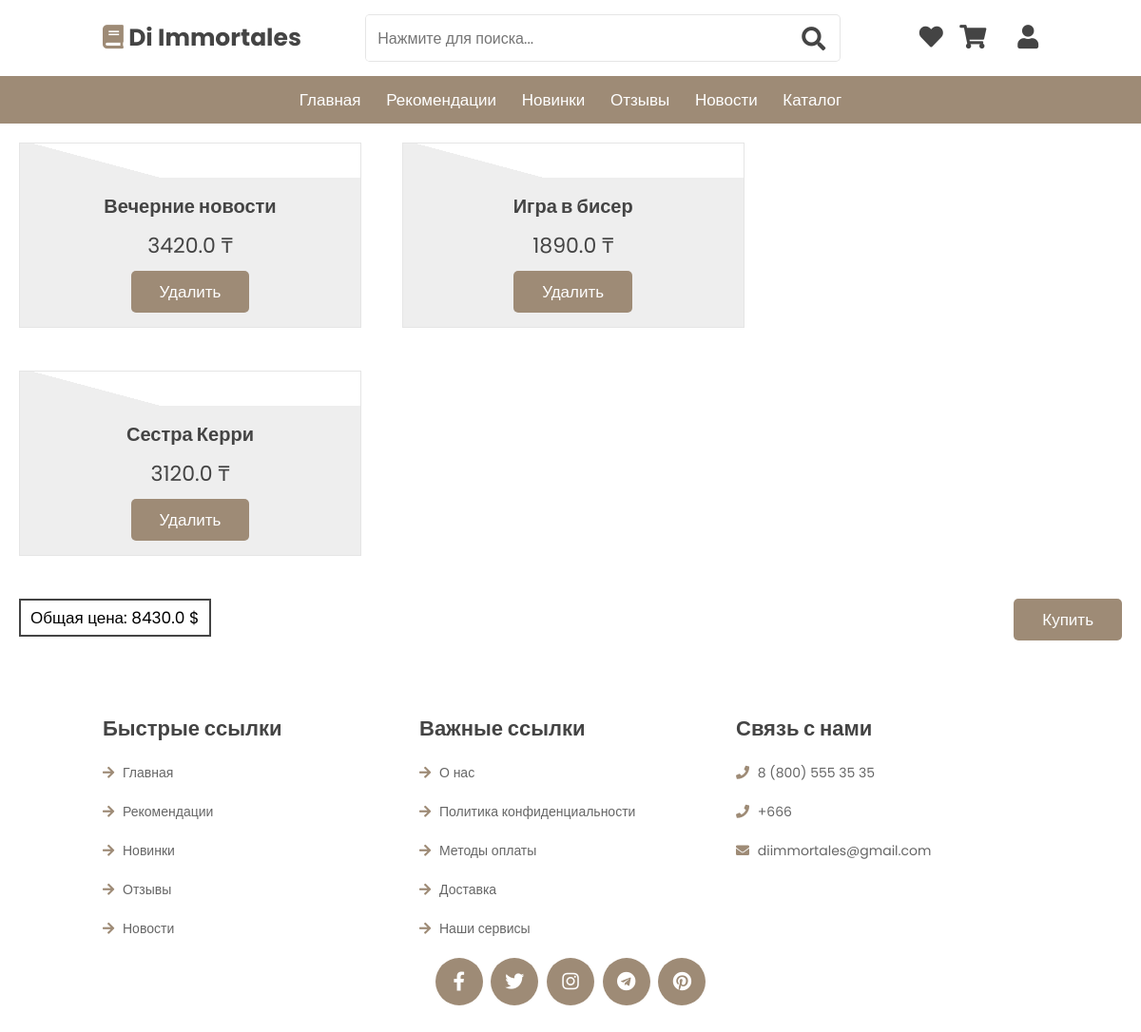
The page /view_cart/ (signed in) on the database its author committed.
### bookShop/models.py (models this page shows, shortened)
class CartItem(models.Model):
    book = models.ForeignKey(Book, on_delete=models.CASCADE, verbose_name=_("Книга"))
    cart = models.ForeignKey(Cart, on_delete=models.CASCADE, related_name='cart_items', verbose_name=_("Корзина"))
    quantity = models.PositiveIntegerField(_("Количество"), default=1)
    total_price = models.FloatField(_("Общая цена"), default=0.0)
    class Meta:
        verbose_name = _("Элемент корзины")
        verbose_name_plural = _("Элементы корзины")

class Book(models.Model):
    bookName = models.CharField(_("Название книги"), max_length=255)
    bookAuthor = models.CharField(_("Автор книги"), max_length=255)
    pages = models.IntegerField(_("Количество страниц"))
    description = models.TextField(_("Описание книги"))
    price = models.FloatField(_("Цена"))
    bookImage = models.CharField(_("Изображение книги"), max_length=255, default="")
    genre = models.ForeignKey(Genre, on_delete=models.CASCADE, verbose_name=_("Жанр"))
    class Meta:
        verbose_name = _("Книга")
        verbose_name_plural = _("Книги")

class Cart(models.Model):
    user = models.OneToOneField(User, on_delete=models.CASCADE, verbose_name=_("Пользователь"))
    books = models.ManyToManyField(Book, through='CartItem', verbose_name=_("Книги"))
    total_price = models.FloatField(_("Общая цена"), default=0.0)
    class Meta:
        verbose_name = _("Корзина")
        verbose_name_plural = _("Корзины")

### bookShop/views.py (the view)
# urls.py: path('view_cart/', views.view_cart, name='view_cart'),
@login_required(login_url='/login/')
def view_cart(request):
    user = request.user
    cart, created = Cart.objects.get_or_create(user=user)
    stripe_public_key = settings.STRIPE_PUBLISHABLE_KEY if request.user.is_authenticated else None
    return render(request, 'cart_template.html', {'cart': cart, 'stripe_public_key': stripe_public_key})

### bookShop/templates/cart_template.html (shortened to what this page needs)
{% extends 'base.html' %}
{% load static %}
{% block content %}
{% if cart.cart_items.all %}
    <div class="book">
        {% for item in cart.cart_items.all %}
            <div class="box">
                <div class="image">
                </div>
                <div class="content">
                    <h3>{{ item.book.bookName }}</h3>
                    <div class="price">{{ item.total_price }} ₸</div>
                    <button class="btn remove-item" data-item-id="{{ item.id }}">Удалить</button>
                </div>
            </div>
        {% endfor %}
    </div>
    <div class="total-price">
        Общая цена: <span id="total-cart-price">{{ cart.total_price }} $</span>
    </div>
    <button class="btn buy align-right">Купить</button>
{% else %}
    <div class="empty-cart-message">
        <p>Корзина пуста</p>
        <a href="{% url 'catalogPage' %}" class="btn">Перейти в каталог</a>
    </div>
{% endif %}
{% endblock %}

### bookShop/static/css/style.css (style rules this page uses)
:root { --basic:#9e8b76; --dark-color:#685849; --black:#444; --light-color:#666; --border:.1rem solid rgba(0,0,0,.1); --border-hover:.1rem solid var(--black); --box-shadow:0 .5rem 1rem rgba(0,0,0,.1); }
* { font-family: 'Poppins', sans-serif; margin:0; padding:0; box-sizing: border-box; text-transform:none; outline: none; border:none; text-decoration: none; transition:all .2s linear; transition:width none; }
html { font-size: 62.5%; overflow-x: hidden; scroll-padding-top: 5rem; scroll-behavior: smooth; }
.btn { margin-top: 1rem; display:inline-block; padding:.9rem 3rem; border-radius: .5rem; color:#fff; background:var(--basic); font-size: 1.7rem; cursor: pointer; font-weight: 500; }

### bookShop/templates/cart_template.html (style rules this page uses)
.book .box { margin:2rem; position: relative; overflow: hidden; border:var(--border); text-align: center; width:30%; display:inline-block; }
.book .box .image { padding:1rem; background: linear-gradient(15deg, #eee 30%, #fff 30.1%); }
.book .box .content { background:#eee; padding:1.5rem; }
.book .box .content h3 { font-size: 2rem; color:var(--black); }
.book .box .content .price { font-size: 2.2rem; color:var(--black); padding-top: 1rem; }
.total-price { font-size: 1.7rem; text-align: right !important; margin: 2rem; border: 2px solid var(--black) !important; padding: 0.5rem 1rem; display: inline-block; }
.align-right { float: right; margin: 2rem; }

### rows shown on the page
CartItem: book.bookName "Вечерние новости", total_price "3420.0"
CartItem: book.bookName "Игра в бисер", total_price "1890.0"
CartItem: book.bookName "Сестра Керри", total_price "3120.0"
Cart: total_price "8430.0"
